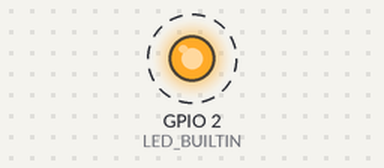
The program below on a simulated ESP32. On the bench: output pins drawn as LEDs (lit = HIGH). Dashed ring = blinking. What the program prints to the serial monitor is not drawn.

Above: at 0.05 s.
Timing chart, 0 to 3.0 s (numbered marks = the images above):
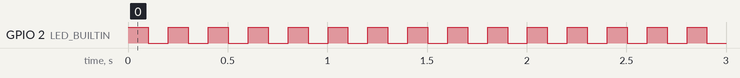

Measured:
- by itself, GPIO 2 (LED_BUILTIN): alternates HIGH for 0.10 s and LOW for 0.10 s

The program:

main.cpp
```cpp
#include <Arduino.h>

#define LED_BUILTIN 2

void task1(void *parameter) {
  TickType_t xLastWakeTime;
  const TickType_t xFrequency = 10;
  xLastWakeTime = xTaskGetTickCount();

  while(true) {
    Serial.println("task1 (freq 10) done at " + String(xLastWakeTime));
    vTaskDelayUntil(&xLastWakeTime, xFrequency);
  }
}

void task2(void *parameter) {
  TickType_t xLastWakeTime;
  const TickType_t xFrequency = 20;
  xLastWakeTime = xTaskGetTickCount();

  while(true) {
    Serial.println("task2 (freq 20) done at " + String(xLastWakeTime));
    vTaskDelayUntil(&xLastWakeTime, xFrequency);
  }
}

void task3(void *parameter) {
  TickType_t xLastWakeTime;
  const TickType_t xFrequency = 30;
  xLastWakeTime = xTaskGetTickCount();

  while(true) {
    Serial.println("task3 (freq 30) done at " + String(xLastWakeTime));
    vTaskDelayUntil(&xLastWakeTime, xFrequency);
  }
}

void task4(void *parameter) {
  while(true) {
    Serial.println("task4 done at " + String(xTaskGetTickCount()));
    vTaskDelay(100);
  }
}

void toggleLED(void *parameter) {
  while(true) {
    digitalWrite(LED_BUILTIN, HIGH);
    vTaskDelay(100);
    digitalWrite(LED_BUILTIN, LOW);
    vTaskDelay(100);

    Serial.println("toggleLED done");
  }

}

void setup() {
  Serial.begin(115200);

  pinMode(LED_BUILTIN, OUTPUT);

  xTaskCreate(toggleLED, "Toggle LED", 1000, NULL, 1, NULL);
  xTaskCreate(task1, "Task 1", 1000, NULL, 1, NULL);
  xTaskCreate(task2, "Task 2", 1000, NULL, 1, NULL);
  xTaskCreate(task3, "Task 3", 1000, NULL, 1, NULL);
  xTaskCreate(task4, "Task 4", 1000, NULL, 1, NULL);
}

void loop() { }
```
